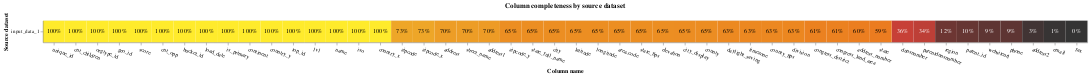

This figure's notebook cell:
### Markdown cell above
# Visualize completeness for column selection

### Code cell
completeness_chart(a_clean, db_api=db_api)

### Figure 1 — Vega-Lite specification as saved in the notebook (floating-point values rounded to 4 significant figures)
{"config": {"view": {"continuousWidth": 400, "continuousHeight": 300}}, "layer": [{"mark": "rect", "encoding": {"color": {"field": "completeness", "legend": null, "scale": {"scheme": "darkred", "zero": true}, "type": "quantitative"}, "tooltip": [{"field": "source_dataset", "title": "Source dataset", "type": "nominal"}, {"field": "total_rows_inc_nulls", "format": ",", "title": "# of records", "type": "quantitative"}, {"field": "column_name", "title": "Column name", "type": "nominal"}, {"field": "total_null_rows", "format": ",", "title": "# of nulls", "type": "quantitative"}, {"field": "completeness", "format": ".1%", "type": "quantitative"}], "x": {"axis": {"labelAngle": 20}, "field": "column_name", "sort": {"field": "mean_comp", "order": "descending"}, "title": "Column name", "type": "nominal"}, "y": {"field": "source_dataset", "title": "Source dataset", "type": "nominal"}}, "title": "Column completeness by source dataset", "transform": [{"joinaggregate": [{"op": "mean", "field": "completeness", "as": "mean_comp"}], "groupby": ["column_name"]}]}, {"mark": {"type": "text"}, "encoding": {"color": {"condition": {"test": "datum['completeness'] < 0.5", "value": "white"}, "value": "black"}, "text": {"field": "completeness", "format": ".0%", "type": "quantitative"}, "x": {"axis": {"labelAngle": 0}, "field": "column_name", "sort": {"field": "mean_comp", "order": "descending"}, "type": "nominal"}, "y": {"field": "source_dataset", "type": "nominal"}}, "transform": [{"joinaggregate": [{"op": "mean", "field": "completeness", "as": "mean_comp"}], "groupby": ["column_name"]}]}], "data": {"name": "data-61076bff3400c18ce54507eca5583ad5"}, "height": {"step": 40}, "width": {"step": 40}, "$schema": "https://vega.github.io/schema/vega-lite/v5.9.3.json", "datasets": {"data-61076bff3400c18ce54507eca5583ad5": [{"source_dataset": "input_data_1", "column_name": "unique_id", "total_null_rows": 0, "total_rows_inc_nulls": 76344, "completeness": 1.0}, {"source_dataset": "input_data_1", "column_name": "parent_id", "total_null_rows": 68387, "total_rows_inc_nulls": 76344, "completeness": 0.1042}, {"source_dataset": "input_data_1", "column_name": "top_id", "total_null_rows": 32, "total_rows_inc_nulls": 76344, "completeness": 0.9996}, {"source_dataset": "input_data_1", "column_name": "cnt_children", "total_null_rows": 0, "total_rows_inc_nulls": 76344, "completeness": 1.0}, {"source_dataset": "input_data_1", "column_name": "orgtype_id", "total_null_rows": 0, "total_rows_inc_nulls": 76344, "completeness": 1.0}, {"source_dataset": "input_data_1", "column_name": "geo_id", "total_null_rows": 0, "total_rows_inc_nulls": 76344, "completeness": 1.0}, {"source_dataset": "input_data_1", "column_name": "name", "total_null_rows": 54, "total_rows_inc_nulls": 76344, "completeness": 0.9993}, {"source_dataset": "input_data_1", "column_name": "email", "total_null_rows": 75929, "total_rows_inc_nulls": 76344, "completeness": 0.005436}, {"source_dataset": "input_data_1", "column_name": "phone", "total_null_rows": 69730, "total_rows_inc_nulls": 76344, "completeness": 0.08663}, {"source_dataset": "input_data_1", "column_name": "fax", "total_null_rows": 76344, "total_rows_inc_nulls": 76344, "completeness": 0.0}, {"source_dataset": "input_data_1", "column_name": "dunsnumber", "total_null_rows": 48659, "total_rows_inc_nulls": 76344, "completeness": 0.3626}, {"source_dataset": "input_data_1", "column_name": "websiteurl", "total_null_rows": 69722, "total_rows_inc_nulls": 76344, "completeness": 0.08674}, {"source_dataset": "input_data_1", "column_name": "address", "total_null_rows": 22770, "total_rows_inc_nulls": 76344, "completeness": 0.7017}, {"source_dataset": "input_data_1", "column_name": "address1", "total_null_rows": 23146, "total_rows_inc_nulls": 76344, "completeness": 0.6968}, {"source_dataset": "input_data_1", "column_name": "address2", "total_null_rows": 74288, "total_rows_inc_nulls": 76344, "completeness": 0.02693}, {"source_dataset": "input_data_1", "column_name": "country_x", "total_null_rows": 100, "total_rows_inc_nulls": 76344, "completeness": 0.9987}, {"source_dataset": "input_data_1", "column_name": "zipcode_x", "total_null_rows": 20329, "total_rows_inc_nulls": 76344, "completeness": 0.7337}, {"source_dataset": "input_data_1", "column_name": "parentdunsnumber", "total_null_rows": 50753, "total_rows_inc_nulls": 76344, "completeness": 0.3352}, {"source_dataset": "input_data_1", "column_name": "score", "total_null_rows": 0, "total_rows_inc_nulls": 76344, "completeness": 1.0}, {"source_dataset": "input_data_1", "column_name": "cnt_opp", "total_null_rows": 0, "total_rows_inc_nulls": 76344, "completeness": 1.0}, {"source_dataset": "input_data_1", "column_name": "bucket_id", "total_null_rows": 0, "total_rows_inc_nulls": 76344, "completeness": 1.0}, {"source_dataset": "input_data_1", "column_name": "load_date", "total_null_rows": 0, "total_rows_inc_nulls": 76344, "completeness": 1.0}, {"source_dataset": "input_data_1", "column_name": "lvl", "total_null_rows": 32, "total_rows_inc_nulls": 76344, "completeness": 0.9996}, {"source_dataset": "input_data_1", "column_name": "zipcode_y", "total_null_rows": 26477, "total_rows_inc_nulls": 76344, "completeness": 0.6532}, {"source_dataset": "input_data_1", "column_name": "is_primary", "total_null_rows": 0, "total_rows_inc_nulls": 76344, "completeness": 1.0}, {"source_dataset": "input_data_1", "column_name": "latitude", "total_null_rows": 26668, "total_rows_inc_nulls": 76344, "completeness": 0.6507}, {"source_dataset": "input_data_1", "column_name": "longitude", "total_null_rows": 26668, "total_rows_inc_nulls": 76344, "completeness": 0.6507}, {"source_dataset": "input_data_1", "column_name": "elevation", "total_null_rows": 26677, "total_rows_inc_nulls": 76344, "completeness": 0.6506}, {"source_dataset": "input_data_1", "column_name": "state", "total_null_rows": 30940, "total_rows_inc_nulls": 76344, "completeness": 0.5947}, {"source_dataset": "input_data_1", "column_name": "state_full_name", "total_null_rows": 26484, "total_rows_inc_nulls": 76344, "completeness": 0.6531}, {"source_dataset": "input_data_1", "column_name": "area_code", "total_null_rows": 26668, "total_rows_inc_nulls": 76344, "completeness": 0.6507}, {"source_dataset": "input_data_1", "column_name": "city", "total_null_rows": 26576, "total_rows_inc_nulls": 76344, "completeness": 0.6519}, {"source_dataset": "input_data_1", "column_name": "city_display", "total_null_rows": 26767, "total_rows_inc_nulls": 76344, "completeness": 0.6494}, {"source_dataset": "input_data_1", "column_name": "county", "total_null_rows": 26881, "total_rows_inc_nulls": 76344, "completeness": 0.6479}, {"source_dataset": "input_data_1", "column_name": "county_fips", "total_null_rows": 28036, "total_rows_inc_nulls": 76344, "completeness": 0.6328}, {"source_dataset": "input_data_1", "column_name": "state_fips", "total_null_rows": 26675, "total_rows_inc_nulls": 76344, "completeness": 0.6506}, {"source_dataset": "input_data_1", "column_name": "timezone", "total_null_rows": 28029, "total_rows_inc_nulls": 76344, "completeness": 0.6329}, {"source_dataset": "input_data_1", "column_name": "daylight_saving", "total_null_rows": 27968, "total_rows_inc_nulls": 76344, "completeness": 0.6337}, {"source_dataset": "input_data_1", "column_name": "region", "total_null_rows": 67293, "total_rows_inc_nulls": 76344, "completeness": 0.1186}, {"source_dataset": "input_data_1", "column_name": "division", "total_null_rows": 28252, "total_rows_inc_nulls": 76344, "completeness": 0.6299}, {"source_dataset": "input_data_1", "column_name": "congress_district", "total_null_rows": 29764, "total_rows_inc_nulls": 76344, "completeness": 0.6101}, {"source_dataset": "input_data_1", "column_name": "congress_land_area", "total_null_rows": 29764, "total_rows_inc_nulls": 76344, "completeness": 0.6101}, {"source_dataset": "input_data_1", "column_name": "country_y", "total_null_rows": 7, "total_rows_inc_nulls": 76344, "completeness": 0.9999}, {"source_dataset": "input_data_1", "column_name": "continent", "total_null_rows": 0, "total_rows_inc_nulls": 76344, "completeness": 1.0}, {"source_dataset": "input_data_1", "column_name": "iso", "total_null_rows": 97, "total_rows_inc_nulls": 76344, "completeness": 0.9987}, {"source_dataset": "input_data_1", "column_name": "zipcode", "total_null_rows": 20323, "total_rows_inc_nulls": 76344, "completeness": 0.7338}, {"source_dataset": "input_data_1", "column_name": "address_number", "total_null_rows": 30467, "total_rows_inc_nulls": 76344, "completeness": 0.6009}, {"source_dataset": "input_data_1", "column_name": "street_name", "total_null_rows": 22770, "total_rows_inc_nulls": 76344, "completeness": 0.7017}]}}
